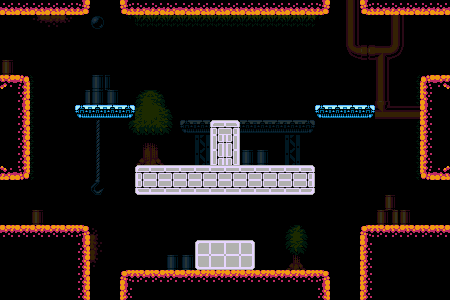

A level layout from a 2D game, rendered from its tile map. Below: a short description, then the map file with tile-grid data replaced by summaries:
An orthogonal 30x20 tile map with 15x15 px tiles, 4 tile layers (black, background, shadow, terrain), 4 tilesets and 13 objects.

<map version="1.0" orientation="orthogonal" width="30" height="20" tilewidth="15" tileheight="15">
 <tileset firstgid="1" name="megacommando" tilewidth="15" tileheight="15" spacing="1">
  <image source="megacommando.png" width="1024" height="1280" />
 </tileset>
 <tileset firstgid="5121" name="shadow" tilewidth="15" tileheight="15" spacing="1">
  <image source="shadow.png" width="16" height="16" />
 </tileset>
 <tileset firstgid="5122" name="black" tilewidth="15" tileheight="15" spacing="1">
  <image source="black.png" width="21" height="21" />
 </tileset>
 <tileset firstgid="5123" name="black" tilewidth="15" tileheight="15">
  <image source="black.png" width="21" height="21" />
 </tileset>
 <layer name="black" width="30" height="20">
  <data>[600 cells, 600 non-empty, 1 distinct tile ids]</data>
 </layer>
 <layer name="background" width="30" height="20">
  <data>[600 cells, 103 non-empty, 67 distinct tile ids]</data>
 </layer>
 <layer name="shadow" width="30" height="20">
  <data>[600 cells, 600 non-empty, 1 distinct tile ids]</data>
 </layer>
 <layer name="terrain" width="30" height="20">
  <data>[600 cells, 176 non-empty, 16 distinct tile ids]</data>
 </layer>
 <objectgroup name="collision" width="30" height="20">
  <object x="75" y="105" width="60" height="15" />
  <object x="315" y="105" width="60" height="15" />
  <object x="210" y="120" width="30" height="45" />
  <object x="135" y="165" width="180" height="30" />
  <object x="360" y="225" width="90" height="75" />
  <object x="0" y="225" width="90" height="75" />
  <object x="120" y="270" width="210" height="30" />
  <object x="195" y="240" width="60" height="30" />
  <object x="0" y="75" width="30" height="105" />
  <object x="420" y="75" width="30" height="105" />
  <object x="0" y="0" width="90" height="15" />
  <object x="120" y="0" width="210" height="15" />
  <object x="360" y="0" width="90" height="15" />
 </objectgroup>
</map>